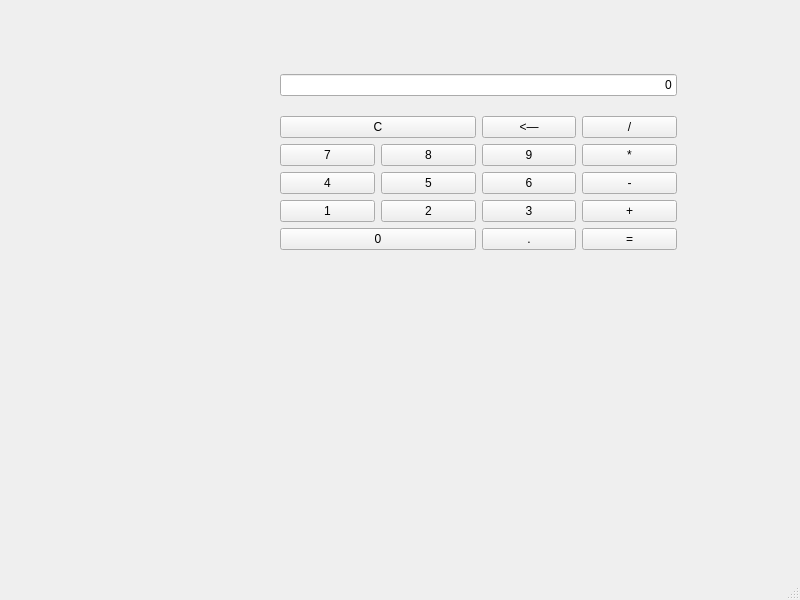
<?xml version="1.0" encoding="UTF-8"?>
<ui version="4.0">
 <class>MainWindow</class>
 <widget class="QMainWindow" name="MainWindow">
  <property name="geometry">
   <rect>
    <x>0</x>
    <y>0</y>
    <width>800</width>
    <height>600</height>
   </rect>
  </property>
  <property name="windowTitle">
   <string>MainWindow</string>
  </property>
  <widget class="QWidget" name="centralwidget">
   <widget class="QWidget" name="">
    <property name="geometry">
     <rect>
      <x>280</x>
      <y>60</y>
      <width>397</width>
      <height>204</height>
     </rect>
    </property>
    <layout class="QVBoxLayout" name="verticalLayout">
     <item>
      <widget class="QLineEdit" name="display">
       <property name="text">
        <string>0</string>
       </property>
       <property name="alignment">
        <set>Qt::AlignmentFlag::AlignRight|Qt::AlignmentFlag::AlignTrailing|Qt::AlignmentFlag::AlignVCenter</set>
       </property>
       <property name="readOnly">
        <bool>true</bool>
       </property>
      </widget>
     </item>
     <item>
      <layout class="QGridLayout" name="gridLayout">
       <item row="4" column="3">
        <widget class="QPushButton" name="btnEqual">
         <property name="text">
          <string>=</string>
         </property>
        </widget>
       </item>
       <item row="1" column="2">
        <widget class="QPushButton" name="btn9">
         <property name="text">
          <string>9</string>
         </property>
        </widget>
       </item>
       <item row="3" column="3">
        <widget class="QPushButton" name="btnAdd">
         <property name="text">
          <string>+</string>
         </property>
        </widget>
       </item>
       <item row="1" column="0">
        <widget class="QPushButton" name="btn7">
         <property name="text">
          <string>7</string>
         </property>
        </widget>
       </item>
       <item row="2" column="1">
        <widget class="QPushButton" name="btn5">
         <property name="text">
          <string>5</string>
         </property>
        </widget>
       </item>
       <item row="0" column="2">
        <widget class="QPushButton" name="btnBackspace">
         <property name="text">
          <string>&lt;—</string>
         </property>
        </widget>
       </item>
       <item row="3" column="1">
        <widget class="QPushButton" name="btn2">
         <property name="text">
          <string>2</string>
         </property>
        </widget>
       </item>
       <item row="4" column="2">
        <widget class="QPushButton" name="btnDecimal">
         <property name="text">
          <string>.</string>
         </property>
        </widget>
       </item>
       <item row="0" column="0" colspan="2">
        <widget class="QPushButton" name="btnClear">
         <property name="text">
          <string>C</string>
         </property>
        </widget>
       </item>
       <item row="0" column="3">
        <widget class="QPushButton" name="btnDivide">
         <property name="text">
          <string>/</string>
         </property>
        </widget>
       </item>
       <item row="2" column="3">
        <widget class="QPushButton" name="btnSubtract">
         <property name="text">
          <string>-</string>
         </property>
        </widget>
       </item>
       <item row="2" column="0">
        <widget class="QPushButton" name="btn4">
         <property name="text">
          <string>4</string>
         </property>
        </widget>
       </item>
       <item row="1" column="1">
        <widget class="QPushButton" name="btn8">
         <property name="text">
          <string>8</string>
         </property>
        </widget>
       </item>
       <item row="1" column="3">
        <widget class="QPushButton" name="btnMultiply">
         <property name="text">
          <string>*</string>
         </property>
        </widget>
       </item>
       <item row="3" column="0">
        <widget class="QPushButton" name="btn1">
         <property name="text">
          <string>1</string>
         </property>
        </widget>
       </item>
       <item row="3" column="2">
        <widget class="QPushButton" name="btn3">
         <property name="text">
          <string>3</string>
         </property>
        </widget>
       </item>
       <item row="4" column="0" colspan="2">
        <widget class="QPushButton" name="btn0">
         <property name="text">
          <string>0</string>
         </property>
        </widget>
       </item>
       <item row="2" column="2">
        <widget class="QPushButton" name="btn6">
         <property name="text">
          <string>6</string>
         </property>
        </widget>
       </item>
      </layout>
     </item>
    </layout>
   </widget>
  </widget>
  <widget class="QMenuBar" name="menubar">
   <property name="geometry">
    <rect>
     <x>0</x>
     <y>0</y>
     <width>800</width>
     <height>25</height>
    </rect>
   </property>
  </widget>
  <widget class="QStatusBar" name="statusbar"/>
 </widget>
 <resources/>
 <connections/>
</ui>
